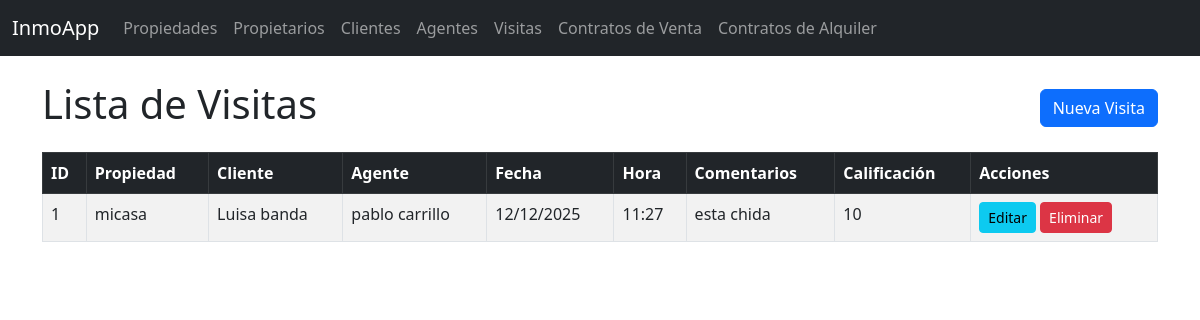
/visitas/, run on the app's committed database.
### inmobiliaria/models.py (models this page shows, shortened)
class Visita_Propiedad(models.Model):
    propiedad = models.ForeignKey(Propiedad, on_delete=models.CASCADE, related_name="visitas")
    cliente = models.ForeignKey(Cliente_Inmobiliaria, on_delete=models.CASCADE, related_name="visitas")
    agente = models.ForeignKey(Agente_Inmobiliario, on_delete=models.CASCADE, related_name="visitas")
    fecha_visita = models.DateField()
    hora_visita = models.TimeField()
    comentarios_cliente = models.TextField(blank=True, null=True)
    calificacion_propiedad = models.IntegerField(null=True, blank=True) # E.g., 1-5 estrellas

class Propiedad(models.Model):
    propietario = models.ForeignKey(Propietario, on_delete=models.CASCADE, related_name="propiedades")
    direccion = models.CharField(max_length=255)
    tipo_propiedad = models.CharField(max_length=50)
    num_habitaciones = models.IntegerField()
    num_banos = models.IntegerField()
    superficie_m2 = models.DecimalField(max_digits=10, decimal_places=2)
    precio_venta = models.DecimalField(max_digits=15, decimal_places=2, null=True, blank=True)
    precio_alquiler = models.DecimalField(max_digits=15, decimal_places=2, null=True, blank=True)
    estado_propiedad = models.CharField(max_length=50) # E.g., "Disponible", "Vendida", "Alquilada"
    fecha_publicacion = models.DateField(auto_now_add=True)
    descripcion = models.TextField(blank=True, null=True)
    def __str__(self):
        return self.direccion

class Cliente_Inmobiliaria(models.Model):
    nombre = models.CharField(max_length=100)
    apellido = models.CharField(max_length=100)
    telefono = models.CharField(max_length=20)
    email = models.EmailField(max_length=100)
    preferencias_propiedad = models.TextField(blank=True, null=True)
    presupuesto_maximo = models.DecimalField(max_digits=15, decimal_places=2, null=True, blank=True)
    fecha_registro = models.DateField(auto_now_add=True)
    dni = models.CharField(max_length=20, unique=True)
    def __str__(self):
        return f"{self.nombre} {self.apellido}"

class Agente_Inmobiliario(models.Model):
    nombre = models.CharField(max_length=100)
    apellido = models.CharField(max_length=100)
    telefono = models.CharField(max_length=20)
    email = models.EmailField(max_length=100)
    licencia_agente = models.CharField(max_length=50)
    fecha_contratacion = models.DateField()
    salario = models.DecimalField(max_digits=10, decimal_places=2, null=True, blank=True)
    comision_porcentaje = models.DecimalField(max_digits=5, decimal_places=2, null=True, blank=True)
    def __str__(self):
        return f"{self.nombre} {self.apellido}"

### inmobiliaria/views.py (the view)
# urls.py: path("visitas/", views.Visita_PropiedadListView.as_view(), name="visita_propiedad_list"),
class Visita_PropiedadListView(ListView):
    model = Visita_Propiedad
    template_name = "inmobiliaria/visita_propiedad_list.html"
    context_object_name = "visitas"

### inmobiliaria/templates/inmobiliaria/visita_propiedad_list.html
{% extends 'inmobiliaria/base.html' %}
{% block content %}
    <div class="d-flex justify-content-between align-items-center mb-3">
        <h1>Lista de Visitas</h1>
        <a href="{% url 'inmobiliaria:visita_propiedad_create' %}" class="btn btn-primary">Nueva Visita</a>
    </div>
    <div class="table-responsive">
        <table class="table table-striped table-bordered">
            <thead class="table-dark">
                <tr>
                    <th>ID</th>
                    <th>Propiedad</th>
                    <th>Cliente</th>
                    <th>Agente</th>
                    <th>Fecha</th>
                    <th>Hora</th>
                    <th>Comentarios</th>
                    <th>Calificación</th>
                    <th>Acciones</th>
                </tr>
            </thead>
            <tbody>
                {% for visita in visitas %}
                    <tr>
                        <td>{{ visita.id }}</td>
                        <td>{{ visita.propiedad }}</td>
                        <td>{{ visita.cliente }}</td>
                        <td>{{ visita.agente }}</td>
                        <td>{{ visita.fecha_visita|date:"d/m/Y" }}</td>
                        <td>{{ visita.hora_visita|time:"H:i" }}</td>
                        <td>{{ visita.comentarios_cliente|default:"-"|truncatechars:30 }}</td>
                        <td>{{ visita.calificacion_propiedad|default:"-" }}</td>
                        <td>
                            <a href="{% url 'inmobiliaria:visita_propiedad_update' visita.pk %}" class="btn btn-sm btn-info">Editar</a>
                            <a href="{% url 'inmobiliaria:visita_propiedad_delete' visita.pk %}" class="btn btn-sm btn-danger">Eliminar</a>
                        </td>
                    </tr>
                {% empty %}
                    <tr>
                        <td colspan="9" class="text-center">No hay visitas registradas.</td>
                    </tr>
                {% endfor %}
            </tbody>
        </table>
    </div>
{% endblock %}

### data on the page
Visita_Propiedad: id "1", propiedad "micasa", cliente "Luisa banda", agente "pablo carrillo", fecha_visita "12/12/2025", hora_visita "11:27", comentarios_cliente "esta chida", calificacion_propiedad "10"
